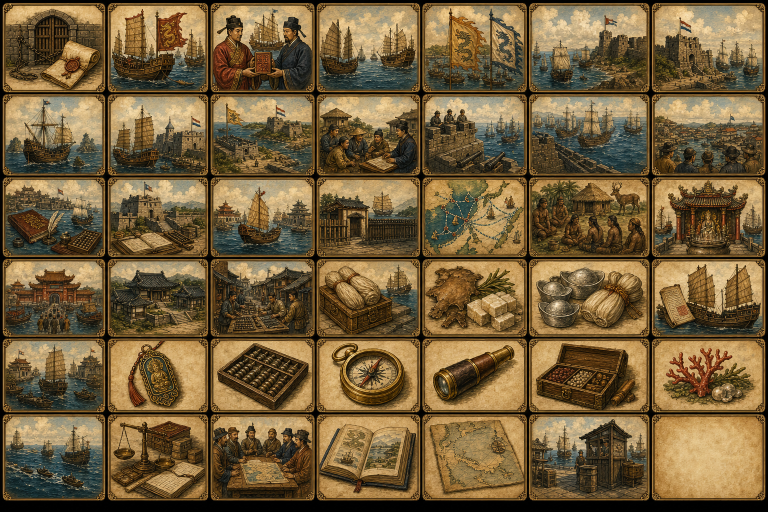
#> input picture assets/m5/v2/m5-4/codex/source/m5-4-codex-history-trade-v2-source.png, 1536 x 1024 px (shown at 1/2 size)
$ python build-m5-4-v2-codex-art.py
#> lines starting #> are read from the running program, lines starting #| are printed output that depends on the picture
from __future__ import annotations

import json
import shutil
from pathlib import Path

from PIL import Image, ImageDraw, ImageFont


ROOT = Path(__file__).resolve().parents[1]
CODEX_JSON = ROOT / "src" / "data" / "codex.json"
OUT = ROOT / "assets" / "m5" / "v2" / "m5-4" / "codex"
SOURCE = OUT / "source"

HISTORY_SOURCE = SOURCE / "m5-4-codex-history-trade-v2-source.png"
SPECIES_SOURCE = SOURCE / "m5-4-codex-species-v2-source.png"

ILLUSTRATIONS = OUT / "illustrations"
GENERATED = OUT / "generated"
SIZE = (384, 384)

SPECIES_IDS = [
    "sp_swinhoe_frog",
    "sp_taiwan_blue_magpie",
    "sp_mikado_pheasant",
    "sp_taiwan_macaque",
    "sp_sika_deer",
    "sp_taiwan_black_bear",
    "sp_formosan_salmon",
    "sp_taiwan_salamander",
    "sp_lanyu_scops_owl",
    "sp_green_turtle",
    "sp_red_crowned_crane",
    "sp_japanese_macaque",
    "sp_ryukyu_flying_fox",
    "sp_ryukyu_kingfisher",
    "sp_korean_tiger",
    "sp_koi",
    "sp_giant_salamander",
    "sp_orangutan",
    "sp_hornbill",
    "sp_bird_of_paradise",
    "sp_javan_rhino",
    "sp_komodo_dragon",
    "sp_sumatran_tiger",
    "sp_tarsier",
    "sp_coconut_crab",
    "sp_sea_turtle",
    "sp_coral_reef_fish",
    "sp_clove_tree",
    "sp_nutmeg_tree",
    "sp_banteng_pepper",
]

HISTORY_TILE_IDS = [
    "codex_lin_1_0",
    "codex_lin_4_0",
    "codex_lin_5_0",
    "codex_lin_6_0",
    "codex_lin_8_0",
    "codex_lin_10_0",
    "codex_peter_10_0",
    "codex_peter_2_0",
    "codex_peter_5_0",
    "codex_peter_6_0",
    "codex_peter_8_0",
    "codex_peter_9_0",
    "codex_peter_10_0_alt",
    "codex_chiyo_10_0",
    "codex_peter_1_0",
    "codex_peter_7_0",
    "codex_chiyo_4_0",
    "codex_chiyo_6_0",
    "codex_chiyo_8_0",
    "culture_siraya",
    "culture_mazu",
    "culture_ming_court",
    "culture_korean_seowon",
    "culture_sakai_merchants",
    "codex_lin_3_1",
    "codex_peter_4_0",
    "codex_chiyo_3_0",
    "codex_chiyo_1_0",
    "codex_chiyo_5_0",
    "tr_mazu_amulet",
    "tr_merchant_abacus",
    "tr_old_compass",
    "tr_seafarer_telescope",
    "tr_spice_specimen",
    "tr_coral_specimen",
    "codex_lin_7_0",
    "system_colonial_tax",
    "generic_negotiation",
    "generic_history_book",
    "generic_route_map",
    "generic_customs",
    "generic_blank",
]

HISTORY_DUPLICATES = {
    "codex_chiyo_2_0": "codex_peter_5_0",
    "codex_chiyo_9_0": "codex_peter_9_0",
}

PEOPLE_ASSET = {
    "codex_lin_2_1": "yan_siqi",
    "codex_lin_3_0": "zheng_zhilong",
    "codex_lin_9_0": "zheng_chenggong",
}

PLACE_NATURE_ASSET = {
    "codex_lin_2_0": "assets/m5/v2/m5-2/ports/harbors/fujian_han_port.png",
    "codex_peter_3_0": "assets/m5/v2/m5-2/ports/harbors/tayouan_lagoon_fort.png",
    "codex_chiyo_7_0": "assets/m5/v2/m5-2/exploration/icons/nagasaki_dejima.png",
    "view_quanzhou_mazu": "assets/m5/v2/m5-2/exploration/icons/quanzhou_mazu_temple.png",
    "view_macau_church": "assets/m5/v2/m5-2/exploration/icons/macau_church.png",
    "view_nagasaki_dejima": "assets/m5/v2/m5-2/exploration/icons/nagasaki_dejima.png",
    "view_hirado_trading_post": "assets/m5/v2/m5-2/exploration/icons/hirado_trading_post.png",
    "view_shuri_castle": "assets/m5/v2/m5-2/exploration/icons/shuri_castle_hill.png",
    "view_manila_walls": "assets/m5/v2/m5-2/exploration/icons/manila_city_wall.png",
    "view_hoian_bridge": "assets/m5/v2/m5-2/exploration/icons/hoi_an_japanese_bridge.png",
    "view_batavia_canal": "assets/m5/v2/m5-2/exploration/icons/batavia_canal.png",
    "view_banten_pepper": "assets/m5/v2/m5-2/exploration/icons/banten_pepper_market.png",
    "view_sakai_workshops": "assets/m5/v2/m5-2/exploration/icons/sakai_workshop_street.png",
    "place_forbidden_city": "assets/m5/v2/m5-2/exploration/icons/forbidden_city_gate.png",
    "place_hanyang": "assets/m5/v2/m5-2/exploration/icons/hanyang_city_gate.png",
    "view_qingshui_cliff": "assets/m5/v2/m5-2/exploration/icons/qingshui_cliff.png",
    "view_taiwan_west_lagoons": "assets/m5/v2/m5-2/ports/harbors/tayouan_lagoon_fort.png",
    "view_penghu_basalt": "assets/m5/v2/m5-2/exploration/icons/penghu_basalt.png",
    "view_yuegang_river": "assets/m5/v2/m5-2/exploration/icons/yuegang_river.png",
    "view_malacca_strait": "assets/m5/v2/m5-2/exploration/icons/malacca_strait.png",
    "view_banda_islands": "assets/m5/v2/m5-2/exploration/icons/banda_islands.png",
    "geo_yushan": "assets/m5/v2/m5-2/exploration/icons/jade_mountain.png",
    "geo_alishan": "assets/m5/v2/m5-2/exploration/icons/alishan_forest.png",
    "geo_unzen": "assets/m5/v2/m5-2/exploration/icons/unzen_volcano.png",
    "geo_java_volcano": "assets/m5/v2/m5-2/exploration/icons/java_volcano.png",
}


def ensure_dirs() -> None:
    for path in [
        ILLUSTRATIONS,
        GENERATED / "history_trade",
        GENERATED / "species",
    ]:
        path.mkdir(parents=True, exist_ok=True)


# [8 lines left out: function crop_grid, not called in this run]


def detect_foreground_components(img: Image.Image, threshold: int = 44) -> list[tuple[int, int, int, int]]:
    rgb = img.convert("RGB")
    w, h = rgb.size
    bg = edge_background_color(rgb)
    pixels = rgb.load()
    mask = bytearray(w * h)
    for y in range(h):
        for x in range(w):
            if color_distance(pixels[x, y], bg) > threshold:
                mask[y * w + x] = 1

    seen = bytearray(w * h)
    boxes: list[tuple[int, int, int, int]] = []
    min_area = max(1800, (w * h) // 900)
    for y in range(h):
        for x in range(w):
            idx = y * w + x
            if not mask[idx] or seen[idx]:
                continue
            queue = [(x, y)]
            seen[idx] = 1
            head = 0
            area = 0
            min_x = max_x = x
            min_y = max_y = y
            while head < len(queue):
                cx, cy = queue[head]
                head += 1
                area += 1
                min_x = min(min_x, cx)
                max_x = max(max_x, cx)
                min_y = min(min_y, cy)
                max_y = max(max_y, cy)
                for nx, ny in ((cx + 1, cy), (cx - 1, cy), (cx, cy + 1), (cx, cy - 1)):
                    if nx < 0 or nx >= w or ny < 0 or ny >= h:
                        continue
                    nidx = ny * w + nx
                    if mask[nidx] and not seen[nidx]:
                        seen[nidx] = 1
                        queue.append((nx, ny))
            box = (min_x, min_y, max_x + 1, max_y + 1)
            bw = box[2] - box[0]
            bh = box[3] - box[1]
            if area >= min_area and bw >= 60 and bh >= 60:
                boxes.append(box)
    return boxes


def cluster_values(values: list[int], expected: int, tolerance: int = 8) -> list[int]:
    if not values:
        raise ValueError("No component edges found for codex sheet")
    groups: list[list[int]] = []
    for value in sorted(values):
        if not groups or abs(value - groups[-1][-1]) > tolerance:
            groups.append([value])
        else:
            groups[-1].append(value)

    while len(groups) > expected:
        best = min(range(len(groups) - 1), key=lambda i: abs(sum(groups[i]) / len(groups[i]) - sum(groups[i + 1]) / len(groups[i + 1])))
        groups[best].extend(groups.pop(best + 1))

    if len(groups) != expected:
        raise ValueError(f"Expected {expected} edge clusters, found {len(groups)}")
    return [round(sum(group) / len(group)) for group in groups]


def detect_grid_boxes(img: Image.Image, cols: int, rows: int) -> list[tuple[int, int, int, int]]:
    boxes = detect_foreground_components(img)
    lefts = cluster_values([box[0] for box in boxes], cols)
    rights = cluster_values([box[2] for box in boxes], cols)
    tops = cluster_values([box[1] for box in boxes], rows)
    bottoms = cluster_values([box[3] for box in boxes], rows)
    grid: list[tuple[int, int, int, int]] = []
    for row in range(rows):
        for col in range(cols):
            grid.append((
                max(0, lefts[col]),
                max(0, tops[row]),
                min(img.width, rights[col]),
                min(img.height, bottoms[row]),
            ))
    return grid


def crop_detected_grid(img: Image.Image, boxes: list[tuple[int, int, int, int]], index: int) -> Image.Image:
    return img.crop(boxes[index])


# [11 lines left out: function contain_rgb, not called in this run]


def trim_alpha(img: Image.Image) -> Image.Image:
    bbox = img.getbbox()
    if not bbox:
        return Image.new("RGBA", (1, 1), (0, 0, 0, 0))
    return img.crop(bbox)


def color_distance(a: tuple[int, int, int], b: tuple[int, int, int]) -> int:
    return abs(a[0] - b[0]) + abs(a[1] - b[1]) + abs(a[2] - b[2])


def edge_background_color(img: Image.Image) -> tuple[int, int, int]:
    rgb = img.convert("RGB")
    w, h = rgb.size
    samples: list[tuple[int, int, int]] = []
    margin = min(12, w // 6, h // 6)
    for x in range(margin):
        for y in range(margin):
            samples.append(rgb.getpixel((x, y)))
            samples.append(rgb.getpixel((w - 1 - x, y)))
            samples.append(rgb.getpixel((x, h - 1 - y)))
            samples.append(rgb.getpixel((w - 1 - x, h - 1 - y)))
    channels = []
    for idx in range(3):
        values = sorted(px[idx] for px in samples)
        channels.append(values[len(values) // 2])
    return channels[0], channels[1], channels[2]


def remove_edge_background(img: Image.Image, tolerance: int = 52) -> Image.Image:
    rgba = img.convert("RGBA")
    rgb = img.convert("RGB")
    w, h = rgba.size
    bg = edge_background_color(rgb)
    pixels = rgba.load()
    seen = bytearray(w * h)
    queue: list[tuple[int, int]] = []

    def is_background(x: int, y: int) -> bool:
        r, g, b = rgb.getpixel((x, y))
        spread = max(r, g, b) - min(r, g, b)
        light_plain = r > 145 and g > 125 and b > 95 and spread < 70
        return color_distance((r, g, b), bg) <= tolerance or light_plain

    for x in range(w):
        for y in (0, h - 1):
            if is_background(x, y):
                seen[y * w + x] = 1
                queue.append((x, y))
    for y in range(h):
        for x in (0, w - 1):
            if is_background(x, y):
                seen[y * w + x] = 1
                queue.append((x, y))

    head = 0
    while head < len(queue):
        x, y = queue[head]
        head += 1
        pixels[x, y] = (0, 0, 0, 0)
        for nx, ny in ((x + 1, y), (x - 1, y), (x, y + 1), (x, y - 1)):
            if nx < 0 or nx >= w or ny < 0 or ny >= h:
                continue
            idx = ny * w + nx
            if seen[idx] or not is_background(nx, ny):
                continue
            seen[idx] = 1
            queue.append((nx, ny))
    return rgba


def normalize_tile(tile: Image.Image, size: tuple[int, int] = SIZE, pad: int = 10) -> Image.Image:
    cleaned = trim_alpha(remove_edge_background(tile))
    canvas = Image.new("RGB", size, (238, 222, 176))
    cleaned.thumbnail((size[0] - pad * 2, size[1] - pad * 2), Image.Resampling.LANCZOS)
    x = (size[0] - cleaned.width) // 2
    y = (size[1] - cleaned.height) // 2
    canvas.paste(cleaned, (x, y), cleaned)
    return canvas


def make_contact_sheet(thumbs: list[tuple[str, Image.Image]], cols: int, thumb_size: tuple[int, int], out: Path) -> None:
    label_h = 24
    rows = (len(thumbs) + cols - 1) // cols
    sheet = Image.new("RGB", (cols * thumb_size[0], rows * (thumb_size[1] + label_h)), (218, 201, 154))
    draw = ImageDraw.Draw(sheet)
    try:
        font = ImageFont.truetype("arial.ttf", 10)
    except OSError:
        font = ImageFont.load_default()
    for idx, (label, img) in enumerate(thumbs):
        col = idx % cols
        row = idx // cols
        x = col * thumb_size[0]
        y = row * (thumb_size[1] + label_h)
        sheet.paste(contain_rgb(img, thumb_size), (x, y))
        draw.text((x + 3, y + thumb_size[1] + 5), label[:22], fill=(50, 35, 22), font=font)
    sheet.save(out)


def slice_history() -> dict[str, Path]:
    source = Image.open(HISTORY_SOURCE).convert("RGB")
    boxes = detect_grid_boxes(source, 7, 6)
    out: dict[str, Path] = {}
    for idx, item_id in enumerate(HISTORY_TILE_IDS):
        tile = normalize_tile(crop_detected_grid(source, boxes, idx), SIZE)
        path = GENERATED / "history_trade" / f"{item_id}.png"
        tile.save(path)
        out[item_id] = path
    for duplicate_id, source_id in HISTORY_DUPLICATES.items():
        path = GENERATED / "history_trade" / f"{duplicate_id}.png"
        shutil.copyfile(out[source_id], path)
        out[duplicate_id] = path
    make_contact_sheet(
        [(p.stem, Image.open(p).convert("RGB")) for p in sorted((GENERATED / "history_trade").glob("*.png"))],
        7,
        (96, 96),
        OUT / "m5-4-v2-history-trade-contact-sheet.png",
    )
    return out


# [107 lines left out: functions slice_species, resolve_people_asset, resolve_existing_asset, build_illustrations, write_manifest, not called in this run]


def main() -> None:
    ensure_dirs()
    history = slice_history()
#> in slice_history, source is the input picture: PIL image 1536x1024 RGB; mean R, G, B 115.3, 93.7, 58.6
#> after the loop in edge_background_color, `for x in range(margin):`: samples = 576 items, first 6: (2, 2, 2), (1, 1, 1), (0, 2, 0), (0, 1, 0), (1, 1, 1), (0, 0, 0)
#> after the loop in edge_background_color, `for idx in range(3):`: channels = [0, 0, 0]
#> in detect_foreground_components, `bg = edge_background_color(rgb)`: bg = (0, 0, 0)
#> in detect_grid_boxes, `boxes = detect_foreground_components(img)`: boxes = 39 items, first 6: (5, 6, 211, 185), (215, 6, 417, 185), (421, 6, 630, 185), (633, 6, 841, 185), (844, 6, 1054, 185), (1058, 6, 1300, 185)
#> the loop in cluster_values, `for value in sorted(values):` made 39 passes
#> value on passes 1, 2, 3, 4, 6, 7, 8, 9, 10, 11, 12, 13: 5, 5, 5, 5, 215, 215, 215, 215, 215, 215, 421, 421
#> after the loop in cluster_values, `for value in sorted(values):`: groups = [[5, 5, 5, 5, 5], [215, 215, 215, 215, 215, 215], [421, 421, 421, 421, 421, 421], [633, 633, 633, 633, 633, 633], [844, 844, 844, 844, 844, 844], [1057, 1058, 1058, 1058, 1058], [1303, 1303, 1303, 1303, 1303]]
#> in detect_grid_boxes, `lefts = cluster_values([box[0] for box in boxes], cols)`: lefts = [5, 215, 421, 633, 844, 1058, 1303]
#> the loop in cluster_values (call 2), `for value in sorted(values):` made 39 passes
#> value on passes 1 to 12: 211, 211, 211, 211, 211, 417, 417, 417, 417, 417, 417, 630
#> in detect_grid_boxes, `rights = cluster_values([box[2] for box in boxes], cols)`: rights = [211, 417, 630, 841, 1054, 1300, 1531]
#> in detect_grid_boxes, `tops = cluster_values([box[1] for box in boxes], rows)`: tops = [6, 188, 354, 518, 676, 828]
#> in detect_grid_boxes, `bottoms = cluster_values([box[3] for box in boxes], rows)`: bottoms = [185, 353, 514, 674, 825, 1001]
#> after the loop in detect_grid_boxes, `for row in range(rows):`: grid = 42 items, first 6: (5, 6, 211, 185), (215, 6, 417, 185), (421, 6, 630, 185), (633, 6, 841, 185), (844, 6, 1054, 185), (1058, 6, 1300, 185)
#> in slice_history, `boxes = detect_grid_boxes(source, 7, 6)`: boxes has the same summary as grid in detect_grid_boxes
#> the loop in slice_history, `for idx, item_id in enumerate(HISTORY_TILE_IDS):` made 42 passes
#> pass 1, in remove_edge_background, `rgba = img.convert("RGBA")`:
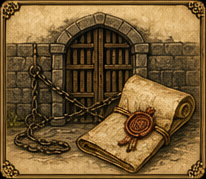
#> rgba: PIL image 206x179 RGBA; mean R, G, B, A 117.4, 90.8, 51.5, 255
#> pass 1, in normalize_tile, `canvas = Image.new("RGB", size, (238, 222, 176))`:
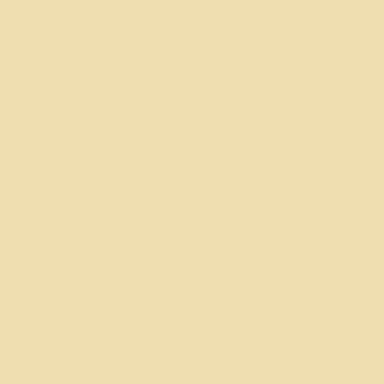
#> canvas: PIL image 384x384 RGB; mean R, G, B 238, 222, 176
#> after the loop in slice_history, `for idx, item_id in enumerate(HISTORY_TILE_IDS):`:
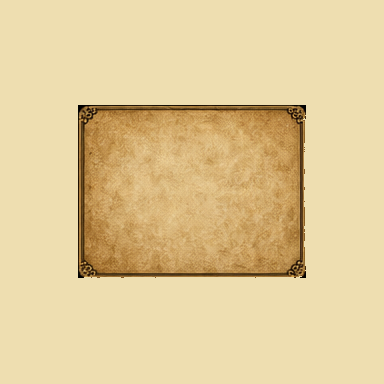
#> tile: PIL image 384x384 RGB; mean R, G, B 225.8, 203.6, 153.9
    species = slice_species()
    entries = build_illustrations(history, species)
    write_manifest(entries)
    print(f"Wrote {len(entries)} M5-4 codex illustrations to {ILLUSTRATIONS}")


if __name__ == "__main__":
#> (the run stopped early here; a loop or call above may not have finished)
